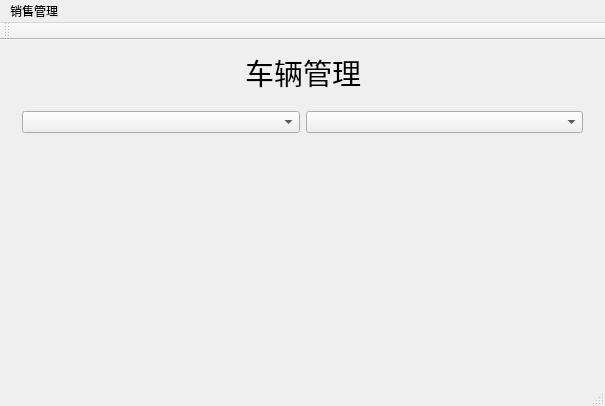
<?xml version="1.0" encoding="UTF-8"?>
<ui version="4.0">
 <class>MainWindow</class>
 <widget class="QMainWindow" name="MainWindow">
  <property name="geometry">
   <rect>
    <x>0</x>
    <y>0</y>
    <width>605</width>
    <height>406</height>
   </rect>
  </property>
  <property name="windowTitle">
   <string>MainWindow</string>
  </property>
  <widget class="QWidget" name="centralWidget">
   <layout class="QGridLayout" name="gridLayout">
    <item row="0" column="0">
     <spacer name="horizontalSpacer">
      <property name="orientation">
       <enum>Qt::Horizontal</enum>
      </property>
      <property name="sizeHint" stdset="0">
       <size>
        <width>225</width>
        <height>20</height>
       </size>
      </property>
     </spacer>
    </item>
    <item row="0" column="1">
     <widget class="QLabel" name="label">
      <property name="font">
       <font>
        <family>楷体</family>
        <pointsize>22</pointsize>
       </font>
      </property>
      <property name="text">
       <string>车辆管理</string>
      </property>
     </widget>
    </item>
    <item row="0" column="2">
     <spacer name="horizontalSpacer_2">
      <property name="orientation">
       <enum>Qt::Horizontal</enum>
      </property>
      <property name="sizeHint" stdset="0">
       <size>
        <width>224</width>
        <height>20</height>
       </size>
      </property>
     </spacer>
    </item>
    <item row="1" column="0" colspan="3">
     <widget class="QStackedWidget" name="stackedWidget">
      <property name="currentIndex">
       <number>1</number>
      </property>
      <widget class="QWidget" name="car">
       <layout class="QHBoxLayout" name="horizontalLayout_6">
        <item>
         <widget class="QSplitter" name="splitter">
          <property name="orientation">
           <enum>Qt::Horizontal</enum>
          </property>
          <widget class="QToolBox" name="toolBox">
           <property name="sizePolicy">
            <sizepolicy hsizetype="Expanding" vsizetype="Preferred">
             <horstretch>0</horstretch>
             <verstretch>0</verstretch>
            </sizepolicy>
           </property>
           <property name="minimumSize">
            <size>
             <width>200</width>
             <height>0</height>
            </size>
           </property>
           <property name="currentIndex">
            <number>0</number>
           </property>
           <widget class="QWidget" name="page">
            <property name="geometry">
             <rect>
              <x>0</x>
              <y>0</y>
              <width>272</width>
              <height>226</height>
             </rect>
            </property>
            <attribute name="label">
             <string>出售车辆</string>
            </attribute>
            <layout class="QVBoxLayout" name="verticalLayout">
             <item>
              <layout class="QHBoxLayout" name="horizontalLayout">
               <item>
                <widget class="QLabel" name="label_2">
                 <property name="text">
                  <string>厂家：</string>
                 </property>
                </widget>
               </item>
               <item>
                <widget class="QComboBox" name="comboBoxFactory"/>
               </item>
               <item>
                <spacer name="horizontalSpacer_3">
                 <property name="orientation">
                  <enum>Qt::Horizontal</enum>
                 </property>
                 <property name="sizeHint" stdset="0">
                  <size>
                   <width>40</width>
                   <height>20</height>
                  </size>
                 </property>
                </spacer>
               </item>
              </layout>
             </item>
             <item>
              <layout class="QHBoxLayout" name="horizontalLayout_2">
               <item>
                <widget class="QLabel" name="label_3">
                 <property name="text">
                  <string>品牌：</string>
                 </property>
                </widget>
               </item>
               <item>
                <widget class="QComboBox" name="comboBoxBrand"/>
               </item>
               <item>
                <spacer name="horizontalSpacer_4">
                 <property name="orientation">
                  <enum>Qt::Horizontal</enum>
                 </property>
                 <property name="sizeHint" stdset="0">
                  <size>
                   <width>37</width>
                   <height>17</height>
                  </size>
                 </property>
                </spacer>
               </item>
              </layout>
             </item>
             <item>
              <layout class="QHBoxLayout" name="horizontalLayout_3">
               <item>
                <widget class="QLabel" name="label_4">
                 <property name="text">
                  <string>报价：</string>
                 </property>
                </widget>
               </item>
               <item>
                <widget class="QLineEdit" name="lineEditPrice"/>
               </item>
               <item>
                <widget class="QLabel" name="label_5">
                 <property name="text">
                  <string>万</string>
                 </property>
                </widget>
               </item>
              </layout>
             </item>
             <item>
              <layout class="QHBoxLayout" name="horizontalLayout_4">
               <item>
                <widget class="QLabel" name="label_6">
                 <property name="text">
                  <string>数量：</string>
                 </property>
                </widget>
               </item>
               <item>
                <widget class="QSpinBox" name="spinBox"/>
               </item>
               <item>
                <widget class="QLabel" name="label_7">
                 <property name="text">
                  <string>剩余数量：</string>
                 </property>
                </widget>
               </item>
               <item>
                <widget class="QLabel" name="labelLast">
                 <property name="text">
                  <string>20</string>
                 </property>
                </widget>
               </item>
              </layout>
             </item>
             <item>
              <layout class="QHBoxLayout" name="horizontalLayout_5">
               <item>
                <widget class="QLabel" name="label_9">
                 <property name="text">
                  <string>金额：</string>
                 </property>
                </widget>
               </item>
               <item>
                <widget class="QLineEdit" name="lineEditTotal"/>
               </item>
               <item>
                <widget class="QLabel" name="label_10">
                 <property name="text">
                  <string>万</string>
                 </property>
                </widget>
               </item>
              </layout>
             </item>
             <item>
              <layout class="QHBoxLayout" name="horizontalLayout_7">
               <item>
                <spacer name="horizontalSpacer_5">
                 <property name="orientation">
                  <enum>Qt::Horizontal</enum>
                 </property>
                 <property name="sizeHint" stdset="0">
                  <size>
                   <width>13</width>
                   <height>20</height>
                  </size>
                 </property>
                </spacer>
               </item>
               <item>
                <widget class="QPushButton" name="buttonSure">
                 <property name="text">
                  <string>确定</string>
                 </property>
                </widget>
               </item>
               <item>
                <widget class="QPushButton" name="buttonCancel">
                 <property name="text">
                  <string>取消</string>
                 </property>
                </widget>
               </item>
               <item>
                <spacer name="horizontalSpacer_6">
                 <property name="orientation">
                  <enum>Qt::Horizontal</enum>
                 </property>
                 <property name="sizeHint" stdset="0">
                  <size>
                   <width>38</width>
                   <height>20</height>
                  </size>
                 </property>
                </spacer>
               </item>
              </layout>
             </item>
            </layout>
           </widget>
           <widget class="QWidget" name="page_2">
            <property name="geometry">
             <rect>
              <x>0</x>
              <y>0</y>
              <width>272</width>
              <height>226</height>
             </rect>
            </property>
            <attribute name="label">
             <string>新车入库</string>
            </attribute>
           </widget>
          </widget>
          <widget class="QTextEdit" name="textEdit">
           <property name="readOnly">
            <bool>true</bool>
           </property>
          </widget>
         </widget>
        </item>
       </layout>
      </widget>
      <widget class="QWidget" name="calc">
       <layout class="QGridLayout" name="gridLayout_2">
        <item row="0" column="0">
         <widget class="QComboBox" name="comboBox"/>
        </item>
        <item row="0" column="1">
         <widget class="QComboBox" name="comboBox_2"/>
        </item>
        <item row="1" column="0">
         <widget class="Histogram" name="widgetH" native="true"/>
        </item>
        <item row="1" column="1">
         <widget class="QWidget" name="widgetP" native="true"/>
        </item>
       </layout>
      </widget>
     </widget>
    </item>
   </layout>
  </widget>
  <widget class="QMenuBar" name="menuBar">
   <property name="geometry">
    <rect>
     <x>0</x>
     <y>0</y>
     <width>605</width>
     <height>23</height>
    </rect>
   </property>
   <widget class="QMenu" name="menu">
    <property name="title">
     <string>销售管理</string>
    </property>
    <addaction name="actionCar"/>
    <addaction name="actionCalc"/>
   </widget>
   <addaction name="menu"/>
  </widget>
  <widget class="QToolBar" name="mainToolBar">
   <attribute name="toolBarArea">
    <enum>TopToolBarArea</enum>
   </attribute>
   <attribute name="toolBarBreak">
    <bool>false</bool>
   </attribute>
  </widget>
  <widget class="QStatusBar" name="statusBar"/>
  <action name="actionCar">
   <property name="text">
    <string>车辆管理</string>
   </property>
  </action>
  <action name="actionCalc">
   <property name="text">
    <string>销售统计</string>
   </property>
  </action>
 </widget>
 <layoutdefault spacing="6" margin="11"/>
 <customwidgets>
  <customwidget>
   <class>Histogram</class>
   <extends>QWidget</extends>
   <header location="global">histogram.h</header>
   <container>1</container>
  </customwidget>
 </customwidgets>
 <resources/>
 <connections/>
</ui>
